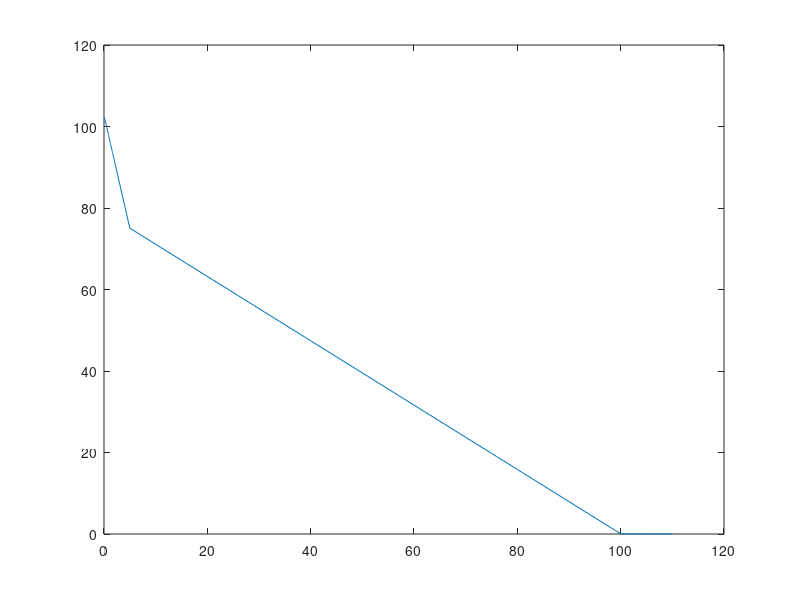

The MATLAB script that drew this image:
err = .1:.05:2;
err = [err,3:1:110];
bar_percent = zeros(1,length(err));

for i=1:length(err)
    if (err(i) > 100)
        bar_percent(i) = 0;
    elseif (err(i)>5)
        bar_percent(i) = -0.7895*err(i)+79;
    else
        bar_percent(i) = -5.55*err(i)+102.78;
    end
end

plot(err,bar_percent)